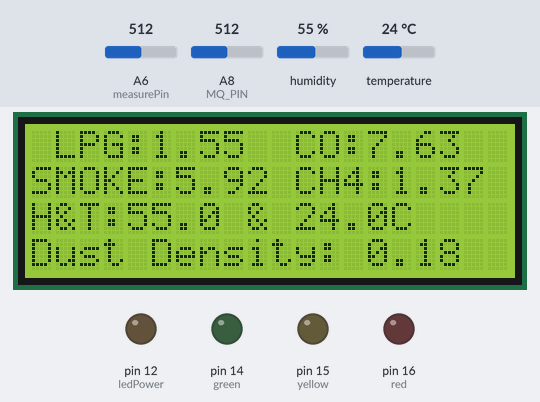
This sketch was run on a simulated Arduino Mega 2560, built with avr-gcc and run on an emulated ATmega2560. Parts: 20×4 character LCD, output pins drawn as LEDs (lit = HIGH). The inputs (shaded band) are chosen by the test bench; at power-on: A8 (MQ_PIN) = 512, temperature 24 °C, A6 (measurePin) = 512, humidity 55 %. What the sketch prints to the serial monitor is not drawn.

Above: at 12.2 s.
12.3 s: A8 (MQ_PIN) set to 344
At 16.7 s:
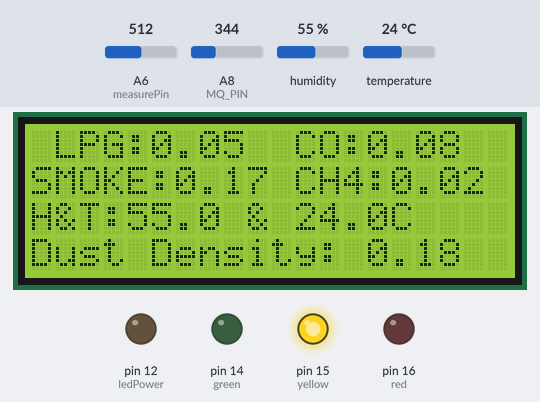
19.4 s: A8 (MQ_PIN) set to 324
At 24.4 s:
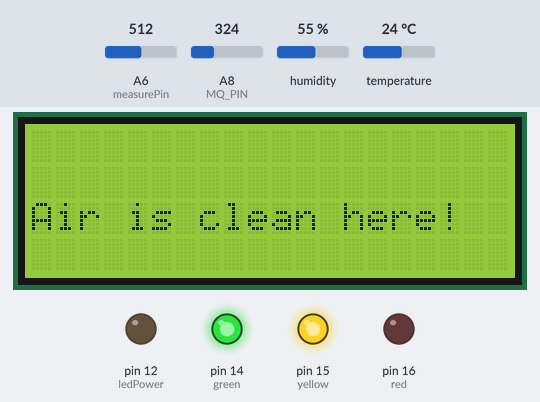
26.1 s: temperature set to 3 °C
At 28.2 s:
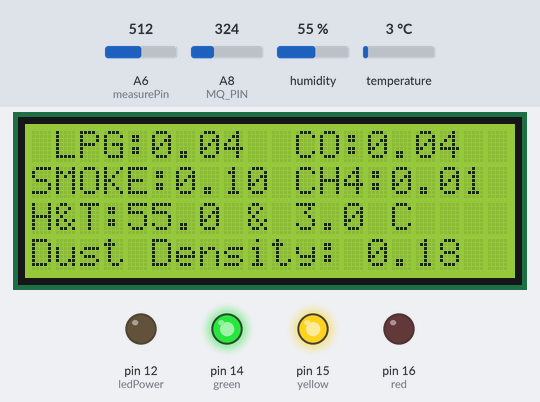
33.2 s: A8 (MQ_PIN) set to 992
At 38.2 s:
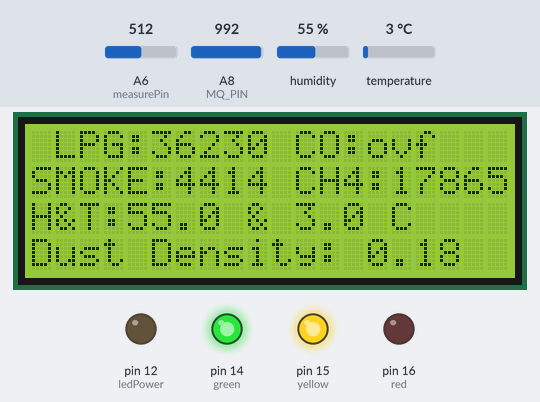
40.3 s: temperature set to 12 °C
At 44.2 s:
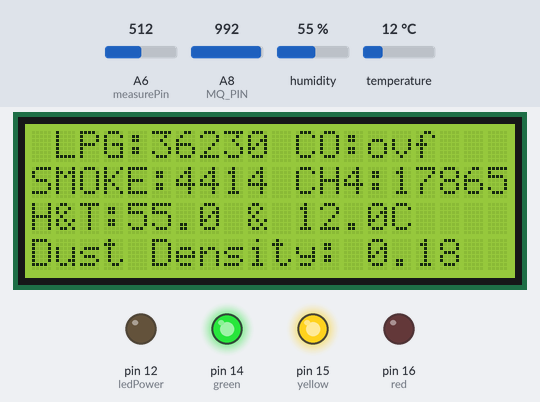
47.4 s: A6 (measurePin) set to 716
At 50.3 s:
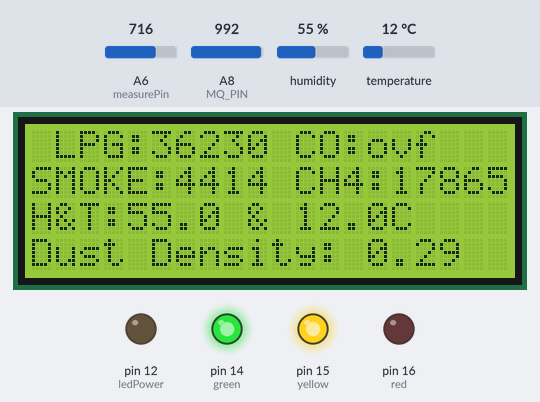
Timing chart, 0 to 51.8 s (numbered marks = the images above; inputs shaded):
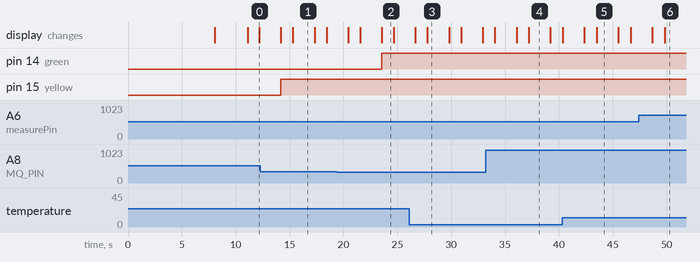

The sketch:

kaw10.ino
```cpp
#include <SD.h>
#include <SPI.h>
/*Connect the 5V pin to the 5V pin on the Arduino
Connect the GND pin to the GND pin on the Arduino
Connect CLK to pin 13 or 52
Connect DO to pin 12 or 50
Connect DI to pin 11 or 51
Connect CS to pin 10 or 53*/
#include <SoftwareSerial.h>
#include <LiquidCrystal.h>
#include <dht.h>

dht DHT;
int measurePin = A6;
int ledPower = 12;
LiquidCrystal lcd(10, 11, 5, 4, 3, 2); //change 12 rs to 10
// File myFile;

int samplingTime = 280;
int deltaTime = 40;
int sleepTime = 9680;

float voMeasured = 0;
float calcVoltage = 0;
float dustDensity = 0;

SoftwareSerial Thermal(8, 9); //Soft RX from printer on D8, soft TX out to printer on D9

int heatTime = 80;
int heatInterval = 255;
char printDensity = 15;
char printBreakTime = 15;

#define DHT11_PIN 6
/************************Hardware Related Macros************************************/
#define         RL_VALUE                   (5)     //define the load resistance on the board, in kilo ohms
#define         RO_CLEAN_AIR_FACTOR          (9.83)  //RO_CLEAR_AIR_FACTOR=(Sensor resistance in clean air)/RO,
                                                   //which is derived from the chart in datasheet
/***********************Software Related Macros************************************/
#define         CALIBARAION_SAMPLE_TIMES    (50)    //define how many samples you are going to take in the calibration phase
#define         CALIBRATION_SAMPLE_INTERVAL  (500)   //define the time interal(in milisecond) between each samples in the
                                                     //cablibration phase
#define         READ_SAMPLE_INTERVAL         (50)    //define how many samples you are going to take in normal operation
#define         READ_SAMPLE_TIMES            (5)     //define the time interal(in milisecond) between each samples in
                                                     //normal operation
/**********************Application Related Macros**********************************/
#define         GAS_LPG                      (0)
#define         GAS_CO                       (1)
#define         GAS_SMOKE                    (2)
#define         GAS_CH4                      (3)
/*****************************Globals***********************************************/
float           LPGCurve[3]  =  {2.3,0.21,-0.47};   //two points are taken from the curve.
                                                    //with these two points, a line is formed which is "approximately equivalent"
                                                    //to the original curve.
                                                    //data format:{ x, y, slope}; point1: (lg200, 0.21), point2: (lg10000, -0.59)
float           COCurve[3]  =  {2.3,0.72,-0.34};    //two points are taken from the curve.
                                                    //with these two points, a line is formed which is "approximately equivalent"
                                                    //to the original curve.
                                                    //data format:{ x, y, slope}; point1: (lg200, 0.72), point2: (lg10000,  0.15)
float           SmokeCurve[3] ={2.3,0.53,-0.44};    //two points are taken from the curve.
                                                    //with these two points, a line is formed which is "approximately equivalent"
                                                    //to the original curve.
                                                    //data format:{ x, y, slope}; point1: (lg200, 0.53), point2: (lg10000,  -0.22)
float           CH4Curve[3]  =  {3.3, 0,  -0.38};   //two points are taken from the curve.
                                                    //with these two points, a line is formed which is "approximately equivalent"
                                                    //to the original curve.
                                                    //data format:{ x, y, slope}; point1: (lg2000, lg1), point2: (lg5000,  lg0.7)
float           Ro           =  10;                 //Ro is initialized to 10 kilo ohms
float           Ro1           =  10;                 //Ro is initialized to 10 kilo ohms
float MQ_PIN=8;
float MQ_PIN_6=A1;
int printer=7;
void setup()
{

  digitalWrite(42,HIGH);
digitalWrite(43,HIGH);
  digitalWrite(32,HIGH);
digitalWrite(34,HIGH);
digitalWrite(36,HIGH);
digitalWrite(38,HIGH);
digitalWrite(33,LOW);
digitalWrite(35,LOW);
digitalWrite(37,LOW);
digitalWrite(39,LOW);

 pinMode(printer,INPUT); //printer button
  pinMode(14,OUTPUT);//green
 pinMode(15,OUTPUT);//yellow
 pinMode(16,OUTPUT);//red
  lcd.begin(20, 4);
  lcd.setCursor(0, 0);
  lcd.print("Feb  23,2017"); // print out the date

  Serial.begin(9600);  //UART setup, baudrate = 9600bps
  delay(5000);
  lcd.setCursor(0, 0);
   Serial.print("Calibrating sensors...\n");
 // lcd.print("Calibrating sensors.");
  delay(3000);
  lcd.setCursor(0, 0);
  //Ro = MQCalibration(MQ_PIN);                       //Calibracalibration
  Serial.print("Device starting up...\n"); //ting the sensor. Please make sure the sensor is in clean air
   Ro=1.5 ;                                             //when you perform the
  lcd.print("Device starting up.");

  //Ro1 = MQCalibration1(MQ_PIN_6);                       //Calibrating the sensor. Please make sure the sensor is in clean air
   Ro1=1.5 ;
   Serial.println("DHT TEST PROGRAM ");

  Serial.println();
  //when you perform the calibration
  Serial.print("Ro=");
  Serial.print(Ro);
  Serial.print("kohm");
  Serial.print("\n");
  Serial.print("Ro1=");
  Serial.print(Ro1);
  Serial.print("kohm");
  Serial.print("\n");
  pinMode(ledPower,OUTPUT);
delay(3000);
lcd.clear();
Thermal.begin(9600);
}

void initPrinter()
{
 //Modify the print speed and heat
 Thermal.write(27);
 Thermal.write(55);
 Thermal.write(7); //Default 64 dots = 8*('7'+1)
 Thermal.write(heatTime); //Default 80 or 800us
 Thermal.write(heatInterval); //Default 2 or 20us
 //Modify the print density and timeout
 Thermal.write(18);
 Thermal.write(35);
 int printSetting = (printDensity<<4) | printBreakTime;
  Serial.println();
 Serial.println("Printer ready");
}
void loop()
{ voMeasured = analogRead(measurePin); // read the dust value
 calcVoltage = voMeasured * (3.3 / 1024);
 dustDensity = 0.17 * calcVoltage - 0.1;
 int chk = DHT.read11(DHT11_PIN);
   float lpg=MQGetGasPercentage(MQRead(MQ_PIN)/Ro,GAS_LPG);
  float co=MQGetGasPercentage(MQRead(MQ_PIN)/Ro,GAS_CO) ;
  float smoke=MQGetGasPercentage(MQRead(MQ_PIN)/Ro,GAS_SMOKE);
  float ch4=MQGetGasPercentage1(MQRead(MQ_PIN_6)/Ro,GAS_CH4);
  Serial.print("LPG:");
  Serial.print(lpg);
  Serial.print( "ppm" );
   Serial.print("    ");
   Serial.print("CO:");
   Serial.print(co);
   Serial.print( "ppm" );
   Serial.print("    ");
   Serial.print("SMOKE:");
   Serial.print(smoke);
   Serial.print( "ppm" );
   Serial.print("    ");
   Serial.print("  CH4:");
   Serial.print(ch4);
   Serial.print( "ppm" );
   Serial.print("    ");
   Serial.print("Humidity:");
   Serial.print(DHT.humidity, 1);
   Serial.print(",\t");
   Serial.print("Temperature:");
   Serial.println(DHT.temperature, 1);
   Serial.print(" - Voltage: ");
   Serial.print(calcVoltage);
   Serial.print("-Dust Density: ");
   Serial.println(dustDensity);
   Serial.print("\n");
  lcd.noCursor();
  lcd.clear();
  lcd.setCursor(0,0);
  lcd.print(" ");

   lcd.setCursor(1,0);
   lcd.print("LPG:");
   lcd.print(lpg);
   lcd.setCursor(10,0);
   lcd.print(" CO:");
   lcd.print(co);
   lcd.setCursor(0,1);
   lcd.print("SMOKE:");
   lcd.print(smoke);
   lcd.setCursor(10, 1); //c r
   lcd.print(" CH4:");
   lcd.print(ch4);
   lcd.setCursor(0, 2);
   lcd.print("H&T:");
   lcd.print(DHT.humidity, 1);
   lcd.print(" & ");

  lcd.println(DHT.temperature, 1);
 lcd.setCursor(15,2);
  lcd.print("C  ");
 lcd.setCursor(0,3);
  lcd.print("Dust Density: ");
  lcd.print(dustDensity);
  lcd.setCursor(18,3);
 lcd.print("  ");
   delay(2000);
   if ((lpg<=0.18&&  co<=0.05 )|| (smoke<0.06 && ch4<0.001))
  {lcd.clear();
    Serial.print("The Air is clean here!!");
    lcd.setCursor(0,2);
    lcd.print("Air is clean here!");
    digitalWrite(14,HIGH);
  }
   else if (lpg > 0.19  ||co>=0.06  || smoke>0.06  || ch4>0.02)
  {lcd.clear();
    Serial.print(" The polution is in safe limits here!!");
    lcd.setCursor(0,2);
    lcd.print(" The air is slightly");
    lcd.setCursor(0,3);
    lcd.print("polluted");
    digitalWrite(15,HIGH);
  }
  else if (lpg>0.24 || co>0.1|| smoke>0.1 || ch4>0.01)
  {lcd.clear();
    Serial.print(" The Air is polluted!!");
    lcd.setCursor(0,2);
    lcd.print("The Air is highly");
    lcd.setCursor(0,3);
    lcd.print(" polluted!");
        digitalWrite(16,HIGH);
  }


    if (printer == HIGH)
    {

   Thermal.print(" LPG:");
   Thermal.print(lpg);
   Thermal.print("  CO:");
   Thermal.print(co);
   Thermal.println("SMOKE:");
   Thermal.print(smoke);
   Thermal.print("  CH4:");
   Thermal.print(ch4);
 Thermal.print("H&T:");
Thermal.print(DHT.humidity, 1);
   Thermal.print(" & ");

  Thermal.println(DHT.temperature, 1);
 Thermal.print("C");
   Thermal.println("-Dust Density: ");
   Thermal.print(dustDensity);
      }
  }

/****************** MQResistanceCalculation ****************************************
Input:   raw_adc - raw value read from adc, which represents the voltage
Output:  the calculated sensor resistance
Remarks: The sensor and the load resistor forms a voltage divider. Given the voltage
         across the load resistor and its resistance, the resistance of the sensor
         could be derived.
************************************************************************************/
float MQResistanceCalculation(float raw_adc)
{
  return ( ((float)RL_VALUE*(1023-raw_adc)/raw_adc));
}

/***************************** MQCalibration ****************************************
Input:   mq_pin - analog channel
Output:  Ro of the sensor
Remarks: This function assumes that the sensor is in clean air. It use
         MQResistanceCalculation to calculates the sensor resistance in clean air
         and then divides it with RO_CLEAN_AIR_FACTOR_ . RO_CLEAN_AIR_FACTOR_  is about
         10, which differs slightly between different sensors.
************************************************************************************/
float MQCalibration(float mq_pin)
{
  int i;
  float val=0;

  for (i=0;i<CALIBARAION_SAMPLE_TIMES;i++) {            //take multiple samples
    val += MQResistanceCalculation(analogRead(mq_pin));
    delay(CALIBRATION_SAMPLE_INTERVAL);
  }
  val = val/CALIBARAION_SAMPLE_TIMES;                   //calculate the average value

  val = val/RO_CLEAN_AIR_FACTOR ;                        //divided by RO_CLEAN_AIR_FACTOR_co2 yields the Ro
                                                        //according to the chart in the datasheet

  return val;
}

float MQCalibration1(float mq_pin_6)
{
  int i;
  float val1=0;

  for (i=0;i<CALIBARAION_SAMPLE_TIMES;i++) {            //take multiple samples
    val1 += MQResistanceCalculation(analogRead(mq_pin_6));
    delay(CALIBRATION_SAMPLE_INTERVAL);
  }
  val1 = val1/CALIBARAION_SAMPLE_TIMES;                   //calculate the average value

  val1 = val1/RO_CLEAN_AIR_FACTOR;                        //divided by RO_CLEAN_AIR_FACTOR yields the Ro
                                                        //according to the chart in the datasheet

  return val1;
}
/*****************************  MQRead *********************************************
Input:   mq_pin - analog channel
Output:  Rs of the sensor
Remarks: This function use MQResistanceCalculation to caculate the sensor resistenc (Rs).
         The Rs changes as the sensor is in the different consentration of the target
         gas. The sample times and the time interval between samples could be configured
         by changing the definition of the macros.
************************************************************************************/
float MQRead(float mq_pin)
{
  int i;
  float rs=0;
  for (i=0;i<READ_SAMPLE_TIMES;i++) {
    rs += MQResistanceCalculation(analogRead(MQ_PIN));
    delay(READ_SAMPLE_INTERVAL);
  }
  rs = rs/READ_SAMPLE_TIMES;
  return rs;
}
float MQRead1(float mq_pin_6)
{
  int i;
  float rs1=0;

  for (i=0;i<READ_SAMPLE_TIMES;i++) {
    rs1 += MQResistanceCalculation(analogRead(mq_pin_6));
    delay(READ_SAMPLE_INTERVAL);
  }

  rs1 = rs1/READ_SAMPLE_TIMES;

  return rs1;
}

/*****************************  MQGetGasPercentage **********************************
Input:   rs_ro_ratio - Rs divided by Ro
         gas_id      - target gas type
Output:  ppm of the target gas
Remarks: This function passes different curves to the MQGetPercentage function which
         calculates the ppm (parts per million) of the target gas.
************************************************************************************/
float MQGetGasPercentage(float rs_ro_ratio, float gas_id)
{
  if ( gas_id == GAS_LPG ) {
     return MQGetPercentage(rs_ro_ratio,LPGCurve);
  } else if ( gas_id == GAS_CO ) {
     return MQGetPercentage(rs_ro_ratio,COCurve);
  } else if ( gas_id == GAS_SMOKE ) {
     return MQGetPercentage(rs_ro_ratio,SmokeCurve);
  }

  return 0;
}
float MQGetGasPercentage1(float rs_ro_ratio1, float gas_id1)
{
   if ( gas_id1 == GAS_CH4 ) {
      return MQGetPercentage(rs_ro_ratio1,CH4Curve);
  }

  return 0;
}
/*****************************  MQGetPercentage **********************************
Input:   rs_ro_ratio - Rs divided by Ro
         pcurve      - pointer to the curve of the target gas
Output:  ppm of the target gas
Remarks: By using the slope and a point of the line. The x(logarithmic value of ppm)
         of the line could be derived if y(rs_ro_ratio) is provided. As it is a
         logarithmic coordinate, power of 10 is used to convert the result to non-logarithmic
         value.
************************************************************************************/
float  MQGetPercentage(float rs_ro_ratio, float *pcurve)
{
  return (pow(10,( ((log(rs_ro_ratio)-pcurve[1])/pcurve[2]) + pcurve[0])));
}
float  MQGetPercentage1(float rs_ro_ratio1, float *pcurve1)
{
  return (pow(10, (((log(rs_ro_ratio1)-pcurve1[1])/pcurve1[2]) + pcurve1[0])));
}
```

Measured:
- the behaviour switches between 331 and 330 on A8 (MQ_PIN) (found by bisection; images 1 and 2)
- after the input at 12.3 s, the display: first differs from a run without the input after 3.0 s (image 1)
- after the input at 19.4 s, pin 14 (green): LOW → HIGH after 4.2 s; the display: first differs from a run without the input after 2.2 s (image 2 shows a later state)
- after the input at 26.1 s, the display: first differs from a run without the input after 1.7 s (image 3)
- after the input at 33.2 s, the display: first changes after 0.86 s (image 4 shows a later state)
- after the input at 40.3 s, the display: first differs from a run without the input after 3.2 s (image 5)
- after the input at 47.4 s, the display: first differs from a run without the input after 2.4 s (image 6)
